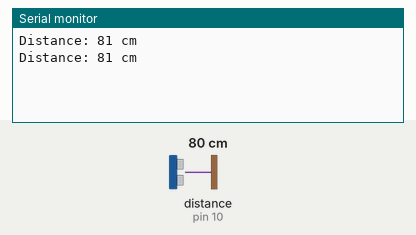
This sketch was run on a simulated Arduino Uno, built with avr-gcc and run on an emulated ATmega328P. On the bench: the last lines printed to the serial monitor. The test bench sets the inputs (shaded band); at power-on: distance to the obstacle (sensor on pin 10) 80 cm. The echo pulse lasts 58.3 µs per cm.

Above: at 5.8 s.
5.9 s: distance to the obstacle (sensor on pin 10) set to 2 cm
At 11.2 s:
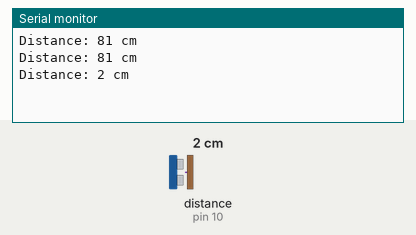
11.9 s: distance to the obstacle (sensor on pin 10) set to 4 cm
At 16.3 s:
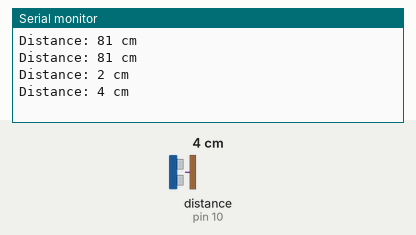
Timing chart, 0 to 17.8 s (numbered marks = the images above; inputs shaded):
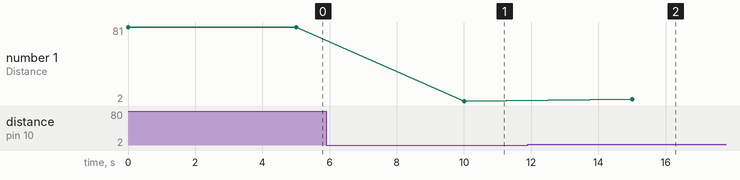

Measured:
- after the input at 5.9 s, the serial monitor: prints a new line after 4.1 s (image 1)
- after the input at 11.9 s, the serial monitor: prints a new line after 3.1 s (image 2)
- plotted number 1: 81 → 2 after the input at 5.9 s, 2 → 4 after the input at 11.9 s

The sketch:

ultrasonic.ino
```cpp
#include <NewPing.h>

#define TRIG 9
#define ECHO 10
#define MAX_DISTANCE 400 // cm

NewPing sonar(TRIG, ECHO, MAX_DISTANCE);

void setup() { Serial.begin(9600); }

void loop() {
  unsigned int distance = sonar.ping_cm(); // 0 means out of range

  if (distance == 0) {
    Serial.println("Out of range");
  } else {
    Serial.print("Distance: ");
    Serial.print(distance);
    Serial.println(" cm");
  }

  delay(5000);
}
```
